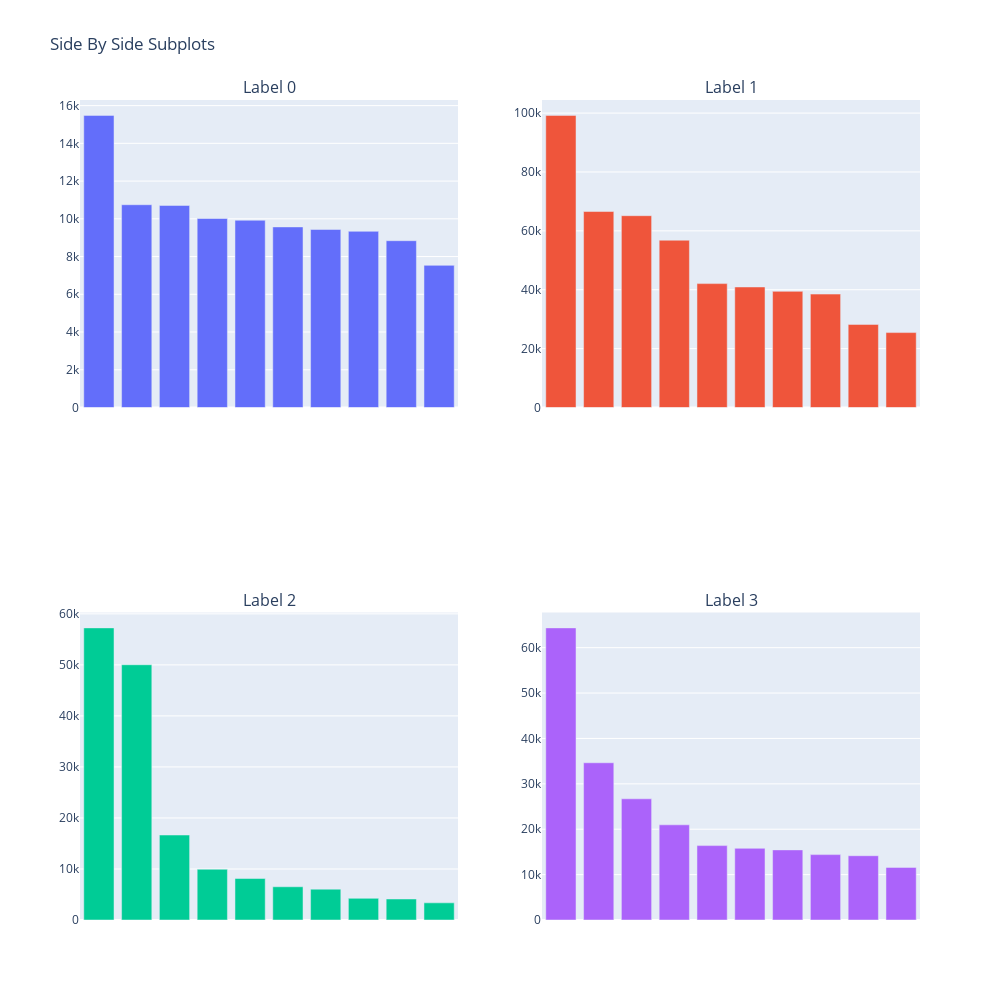

Here is the notebook cell this chart was saved with:
### Code cell
cc_18191 = cc_1819[(cc_1819.Label == 0)]['SETTOREECONOMICODETTAGLIO'].value_counts()
cc_18191 = pd.Series(cc_18191[0:10])

cc_18192 =  cc_1819[(cc_1819.Label == 1)]['SETTOREECONOMICODETTAGLIO'].value_counts()
cc_18192 = pd.Series(cc_18192[0:10])

cc_18193 =  cc_1819[(cc_1819.Label == 2)]['SETTOREECONOMICODETTAGLIO'].value_counts()
cc_18193 = pd.Series(cc_18193[0:10])

cc_18194 =  cc_1819[(cc_1819.Label == 3)]['SETTOREECONOMICODETTAGLIO'].value_counts()
cc_18194 = pd.Series(cc_18194[0:10])


fig = make_subplots(rows=2, cols=2,subplot_titles=("Label 0","Label 1","Label 2","Label 3"),
                    specs=[[{"type": "bar"}, {"type": "bar"}],[{"type": "bar"}, {"type": "bar"}]])

fig.add_trace(
    go.Bar(y = cc_18191.values, x = cc_18191.index),
    row=1, col=1
)

fig.add_trace(
    go.Bar(y = cc_18192.values, x = cc_18192.index),
    row=1, col=2
)

fig.add_trace(
    go.Bar(y = cc_18193.values, x = cc_18193.index),
    row=2, col=1
)

fig.add_trace(
    go.Bar(y = cc_18194.values, x = cc_18194.index),
    row=2, col=2
)

fig.update_xaxes(showticklabels=False)
fig.update_layout(height=1000, width=1000, title_text="Side By Side Subplots", showlegend=False)
fig.show()

### Figure 1 — Plotly figure (JSON) as saved in the notebook; plotly's stock layout.template omitted (floating-point values rounded to 4 significant figures)
{"data": [{"type": "bar", "x": ["Attività di produzione cinematografica, di video e di programmi televisivi", "Istruzione universitaria e post-universitaria; accademie e conservatori", "Istruzione primaria: scuole elementari", "Altri servizi di supporto alle imprese nca", "Ideazione di campagne pubblicitarie", "Ricerche di mercato e sondaggi di opinione", "Attività dei call center", "Altre rappresentazioni artistiche", "Altre attività di consulenza imprenditoriale e altra consulenza amministrativo-gestionale e pianificazione aziendale", "Istruzione secondaria di primo grado: scuole medie"], "xaxis": "x", "y": [15482, 10747, 10708, 10016, 9924, 9571, 9435, 9337, 8840, 7533], "yaxis": "y"}, {"type": "bar", "x": ["Ristorazione con somministrazione", "Alberghi", "Pulizia generale (non specializzata) di edifici", "Costruzione di edifici residenziali e non residenziali", "Lavori di meccanica generale", "Trasporto di merci su strada", "Istruzione secondaria di primo grado: scuole medie", "Servizi logistici relativi alla distribuzione delle merci", "Altri servizi di supporto alle imprese nca", "Bar e altri esercizi simili senza cucina"], "xaxis": "x2", "y": [99219, 66562, 65146, 56819, 42078, 40938, 39445, 38519, 28224, 25442], "yaxis": "y2"}, {"type": "bar", "x": ["Ristorazione con somministrazione", "Attività di famiglie e convivenze come datori di lavoro per personale domestico", "Bar e altri esercizi simili senza cucina", "Istruzione secondaria di primo grado: scuole medie", "Pulizia generale (non specializzata) di edifici", "Altri servizi di supporto alle imprese nca", "Istruzione di grado preparatorio: scuole dell'infanzia, scuole speciali collegate a quelle primarie", "Ristorazione senza somministrazione con preparazione di cibi da asporto", "Alberghi", "Conduzione di campagne di marketing e altri servizi pubblicitari"], "xaxis": "x3", "y": [57249, 50020, 16652, 9940, 8127, 6512, 6044, 4244, 4118, 3362], "yaxis": "y3"}, {"type": "bar", "x": ["Attività di produzione cinematografica, di video e di programmi televisivi", "Commercio al dettaglio di confezioni per adulti", "Alberghi", "Altre attività di consulenza imprenditoriale e altra consulenza amministrativo-gestionale e pianificazione aziendale", "Supermercati", "Pulizia generale (non specializzata) di edifici", "Istruzione primaria: scuole elementari", "Servizi logistici relativi alla distribuzione delle merci", "Altri servizi di supporto alle imprese nca", "Istruzione secondaria di secondo grado di formazione generale: licei"], "xaxis": "x4", "y": [64359, 34638, 26703, 20969, 16391, 15797, 15448, 14407, 14162, 11593], "yaxis": "y4"}], "layout": {"annotations": [{"font": {"size": 16}, "showarrow": false, "text": "Label 0", "x": 0.225, "xanchor": "center", "xref": "paper", "y": 1, "yanchor": "bottom", "yref": "paper"}, {"font": {"size": 16}, "showarrow": false, "text": "Label 1", "x": 0.775, "xanchor": "center", "xref": "paper", "y": 1, "yanchor": "bottom", "yref": "paper"}, {"font": {"size": 16}, "showarrow": false, "text": "Label 2", "x": 0.225, "xanchor": "center", "xref": "paper", "y": 0.375, "yanchor": "bottom", "yref": "paper"}, {"font": {"size": 16}, "showarrow": false, "text": "Label 3", "x": 0.775, "xanchor": "center", "xref": "paper", "y": 0.375, "yanchor": "bottom", "yref": "paper"}], "height": 1000, "showlegend": false, "title": {"text": "Side By Side Subplots"}, "width": 1000, "xaxis": {"anchor": "y", "domain": [0, 0.45], "showticklabels": false}, "xaxis2": {"anchor": "y2", "domain": [0.55, 1], "showticklabels": false}, "xaxis3": {"anchor": "y3", "domain": [0, 0.45], "showticklabels": false}, "xaxis4": {"anchor": "y4", "domain": [0.55, 1], "showticklabels": false}, "yaxis": {"anchor": "x", "domain": [0.625, 1]}, "yaxis2": {"anchor": "x2", "domain": [0.625, 1]}, "yaxis3": {"anchor": "x3", "domain": [0, 0.375]}, "yaxis4": {"anchor": "x4", "domain": [0, 0.375]}}}
